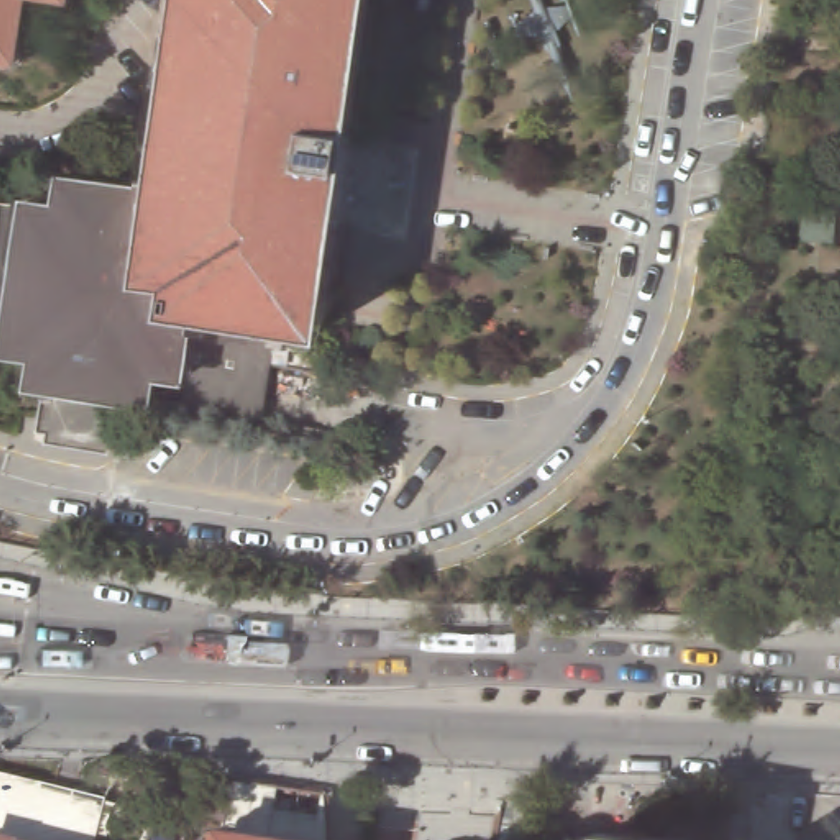
#> input picture data/409.png, 840 x 840 px, shrunk from 1024 x 1024 before the run; its folder holds 4 pictures in this run
$ python main.py
#> lines starting #> are read from the running program, lines starting #| are printed output that depends on the picture
import os
import numpy as np
import cv2 as cv

# Creating a list of all the files in the data folder.
file_names = [f for f in os.listdir(os.path.join(os.getcwd(), 'data'))]

def nothing(x):
    """
    The function takes in an argument x, and does nothing with it

    :param x: The current trackbar position
    """
    pass

# Create a black image, a window
cv.namedWindow('image')

# Reading the first image in the data folder and eroding it.
img = cv.imread(f'./data/{file_names[0]}')
#> img is the input picture: shape (840, 840, 3); mean B, G, R 117.5, 123.6, 130.4
kernel = np.ones((5,5),dtype=np.uint8)
img = cv.erode(img, kernel, iterations=1)
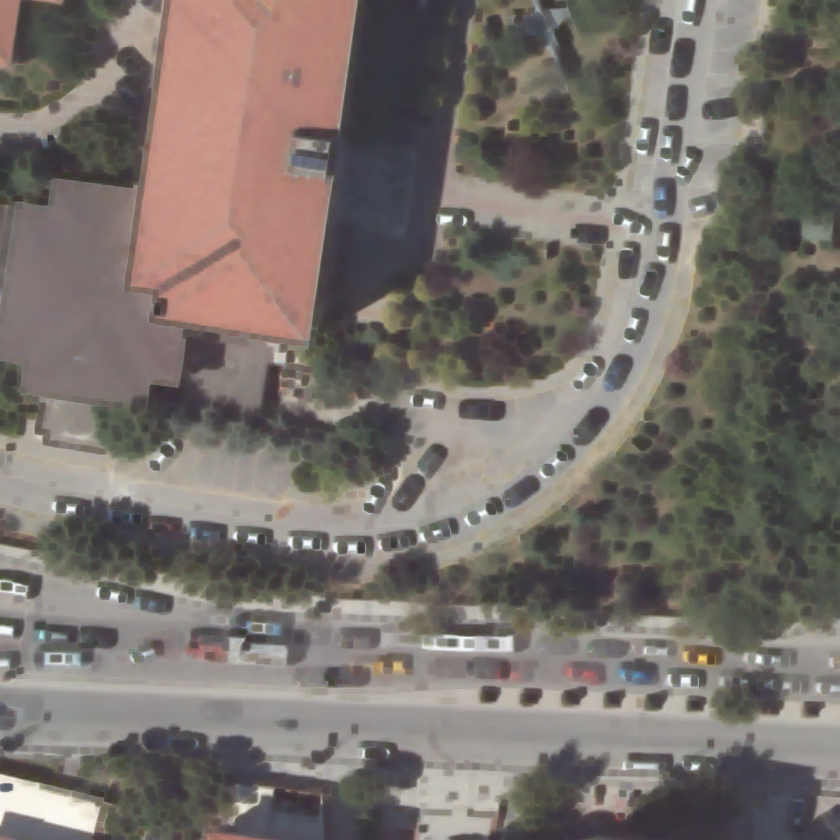
#> img: shape (840, 840, 3); mean B, G, R 106.7, 111.9, 119

# It creates a trackbar for each of the HSV values.
cv.createTrackbar('HMin', 'image', 0, 179, nothing)
cv.createTrackbar('SMin', 'image', 0, 255, nothing)
cv.createTrackbar('VMin', 'image', 0, 255, nothing)
cv.createTrackbar('HMax', 'image', 0, 179, nothing)
cv.createTrackbar('SMax', 'image', 0, 255, nothing)
cv.createTrackbar('VMax', 'image', 0, 255, nothing)

# It sets the maximum value of the trackbar to 179, 255, 255 respectively.
cv.setTrackbarPos('HMax', 'image', 179)
cv.setTrackbarPos('SMax', 'image', 255)
cv.setTrackbarPos('VMax', 'image', 255)

hMin = sMin = vMin = hMax = sMax = vMax = 0
phMin = psMin = pvMin = phMax = psMax = pvMax = 0

# A loop that keeps updating the image with the new values of the trackbars.
while (1):

    hMin = cv.getTrackbarPos('HMin', 'image')
    sMin = cv.getTrackbarPos('SMin', 'image')
    vMin = cv.getTrackbarPos('VMin', 'image')
    hMax = cv.getTrackbarPos('HMax', 'image')
    sMax = cv.getTrackbarPos('SMax', 'image')
    vMax = cv.getTrackbarPos('VMax', 'image')

    lower = np.array([hMin, sMin, vMin])
    upper = np.array([hMax, sMax, vMax])

    # Converting the image to HSV, then it is creating a mask that is the range of the HSV values, and
    # then it is applying the mask to the image.
    hsv = cv.cvtColor(img, cv.COLOR_BGR2HSV)
#> hsv: shape (840, 840, 3); mean H, S, V 52.3, 30.9, 120.6
    mask = cv.inRange(hsv, lower, upper)
#> mask: shape (840, 840); every value is 255
    result = cv.bitwise_and(img, img, mask=mask)

    # Counting the number of non-zero pixels in the mask, and then dividing it by the total number of
    # pixels in the image.
    ratio_green = cv.countNonZero(mask)/(img.size/3)
#> ratio_green = 1
    cv.imshow('image', result)

    if cv.waitKey(10) & 0xFF == ord('q'):
#> (key q is pressed here)
        break

cv.destroyAllWindows()

# Looping through all the files in the data folder and printing the percentage of green pixels in each image.
for file in file_names:
    img = cv.imread(f'./data/{file}')
    img = cv.erode(img, kernel, iterations=1)
    hsv = cv.cvtColor(img, cv.COLOR_BGR2HSV)
    mask = cv.inRange(hsv, lower, upper)
    result = cv.bitwise_and(img, img, mask=mask)
    ratio_green = cv.countNonZero(mask)/(img.size/3)
    print(f'green pixel percentage for file {file}:   %', np.round(ratio_green*100, 2))
#| green pixel percentage for file 409.png:   % 100.0
#> pass 2 of the loop `for file in file_names:`:
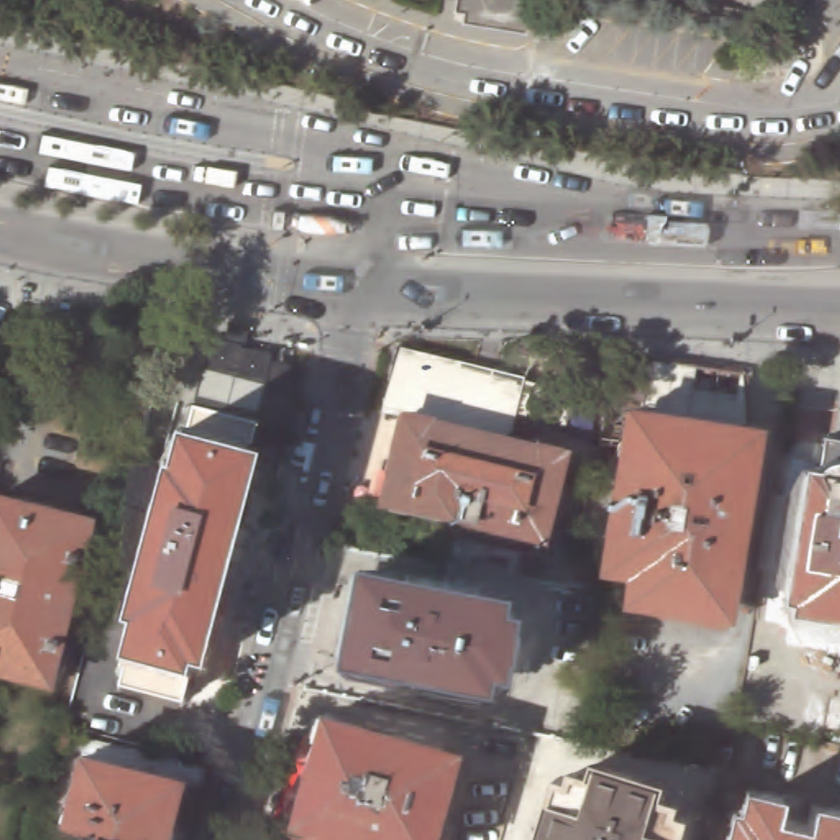
#> input picture data/410.png, 840 x 840 px, shrunk from 1024 x 1024 before the run
#> img is the input picture: shape (840, 840, 3); mean B, G, R 118.5, 122.1, 131.6
#> `img = cv.erode(img, kernel, iterations=1)`:
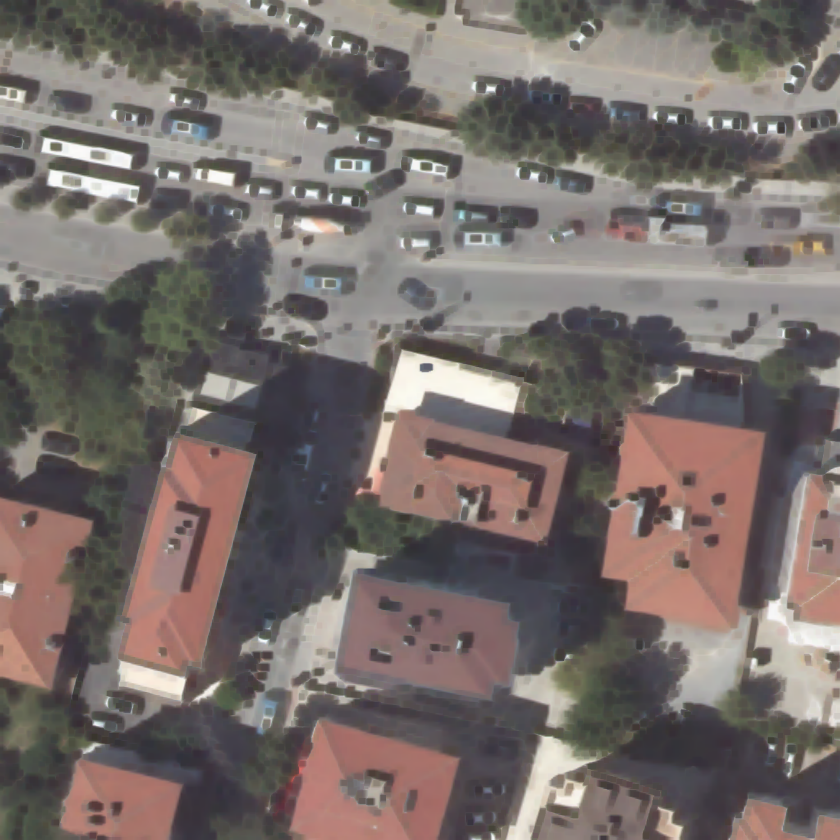
#> img: shape (840, 840, 3); mean B, G, R 105.8, 108.9, 118.6
#| green pixel percentage for file 410.png:   % 100.0
#> pass 3 of the loop `for file in file_names:`:
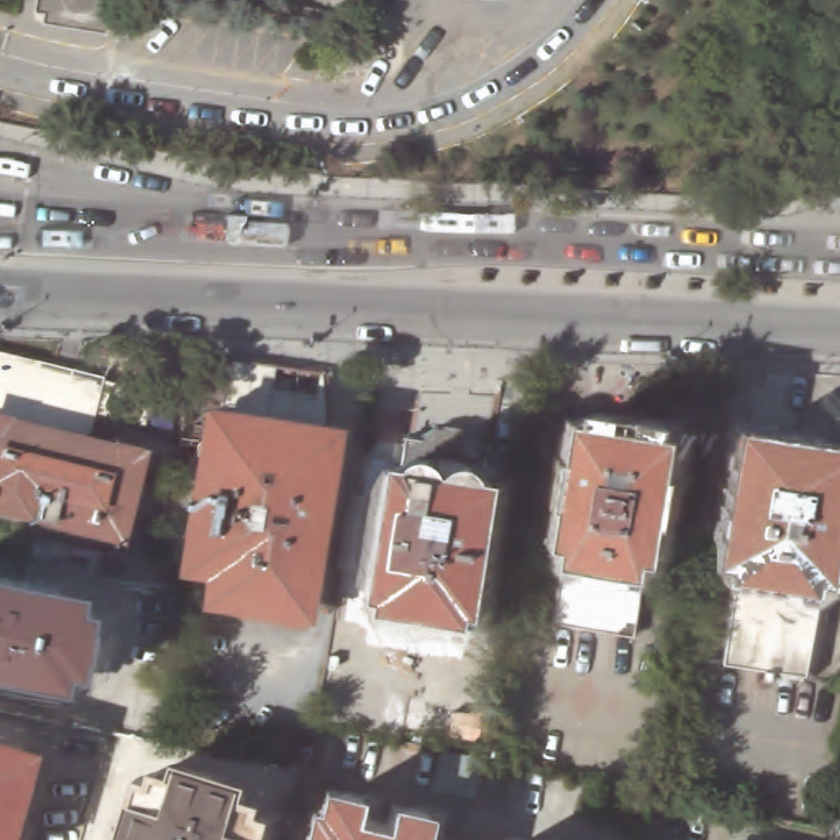
#> input picture data/411.png, 840 x 840 px, shrunk from 1024 x 1024 before the run
#> img is the input picture: shape (840, 840, 3); mean B, G, R 119.5, 124.3, 132.3
#> `img = cv.erode(img, kernel, iterations=1)`:
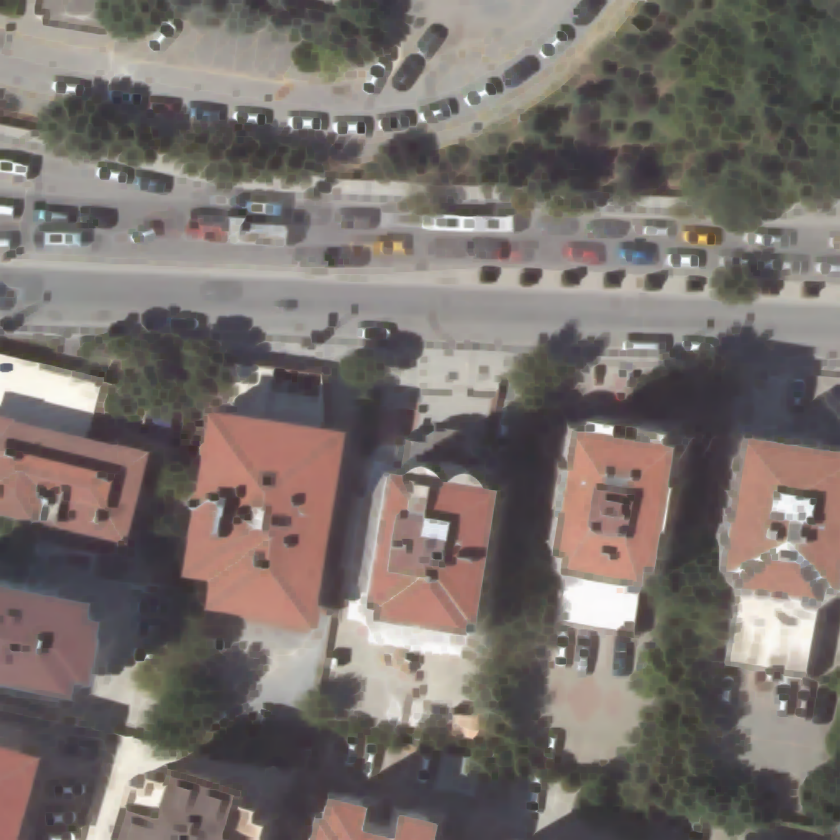
#> img: shape (840, 840, 3); mean B, G, R 107.4, 111.6, 119.9
#| green pixel percentage for file 411.png:   % 100.0
#> the loop made 4 passes; the first 3 are shown
